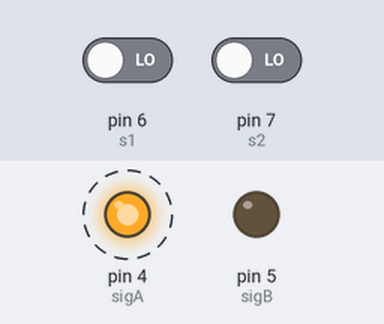
A sketch run on a simulated Arduino Uno, built for the host (arithmetic inside an expression is 32-bit, double 64-bit). Shown: output pins drawn as LEDs (lit = HIGH). Dashed ring = blinking. The test bench sets the inputs (shaded band); at power-on: pin 6 (s1) LOW, pin 7 (s2) LOW.

Above: at 7.2 s.
7.3 s: pin 6 (s1) driven HIGH
At 16.9 s:
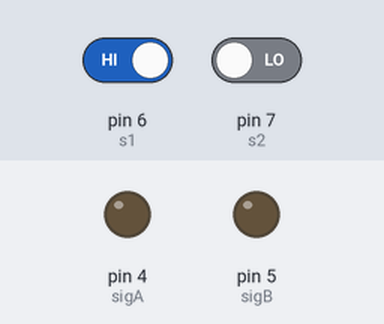
Timing chart, 0 to 18.4 s (numbered marks = the images above; inputs shaded):
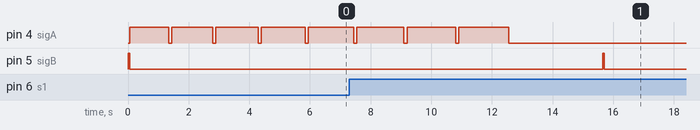

The sketch:

Test_Assignment1.ino
```cpp
// Pin configuration of Switch
#define s1 6 //Switch 1
#define s2 7 //Switch 2

//Pin configuration of LED
#define sigA 4 //Signal A or LED 1
#define sigB 5 //Signal B or LED 2

//Width of Signal B
#define SIG_B_WIDTH 50

//Values corresponding to the first 5 letters in the surname "naduparambil"
#define n 13
#define a 1
#define d 4
#define u 6
#define p 11

//Variables to read switch values and store it in temporary variables
int sw1 = 0, sw2 = 0; //Switch 1 and Switch 2
int ts1 = 0, ts2 = 0;

void switch1(){
  sw1 = digitalRead(s1); // reading from Switch 1 (s1) and storing it in sw1
}

void switch2(){
  sw2 = digitalRead(s2); // reading from Switch 2 (s2) and storing it in sw2
}

void setup() {
  Serial.begin(9600);

  pinMode(s1, INPUT_PULLDOWN); //setting switch 1 pin as INPUT with pull-down resistor configuration
  pinMode(s2, INPUT_PULLDOWN); //setting switch 1 pin as INPUT with pull-down resistor configuration
  pinMode(sigA, OUTPUT);// setting sigA pin(LED 1/signal A) as OUTPUT
  pinMode(sigB, OUTPUT);// setting sigB pin(LED 2/signal B) as OUTPUT
  attachInterrupt(s1, switch1, HIGH);
  attachInterrupt(s2, switch2, HIGH);
}

void loop() {
  //Calculate the Parameters: 5 letters of the surname "Nadup"
  int A = n * 100; // parameter 'a' calculated as n*100
  int B = a * 100; // parameter 'b' calculated as a*100
  int C = d + 4; // parameter 'c' calculated as d+4
  int D = u * 500; // parameter 'd' calculated as u*500
  int M = ( p % 4 ) + 1;// mode is calculated as rem(p/4) + 1 = rem(11/4) + 1 = 4. Hence we use mode 4

  //Start with no output at both the signals
  digitalWrite(sigA, LOW);
  digitalWrite(sigB, LOW);

  //Start signal B
  digitalWrite(sigB, HIGH);
  delay(SIG_B_WIDTH); // Keep the pulse high for 50 microsec
  digitalWrite(sigB, LOW);

  if(ts2 == LOW)
  {
    for(int i = 0 ; i < C ; i++ )
    {
      if ( ts1 == LOW )
      {
        digitalWrite(sigA, HIGH);
      }
      delay(A);
      digitalWrite(sigA, LOW);
      delay(B);
      A = A + 50;
    }
    delay(D);
  }
  else
  {
    for(int i = 0 ; i < C ; i++ )
    {
      if ( ts1 == LOW )
      {
        digitalWrite(sigA, HIGH);
      }
      delay(A);
      digitalWrite(sigA, LOW);
      delay(B/2);
      A = A + 50;
    }
    delay(D/2);
  }

  ts1 = sw1 ;
  ts2 = sw2 ;

  sw1 = 0;
  sw2 = 0;
}
```

Measured:
- after the input at 7.3 s, pin 4 (sigA): goes on until 12.6 s, then stays LOW
- by itself, pin 4 (sigA): alternates HIGH for 1.4 s and LOW for 0.10 s
